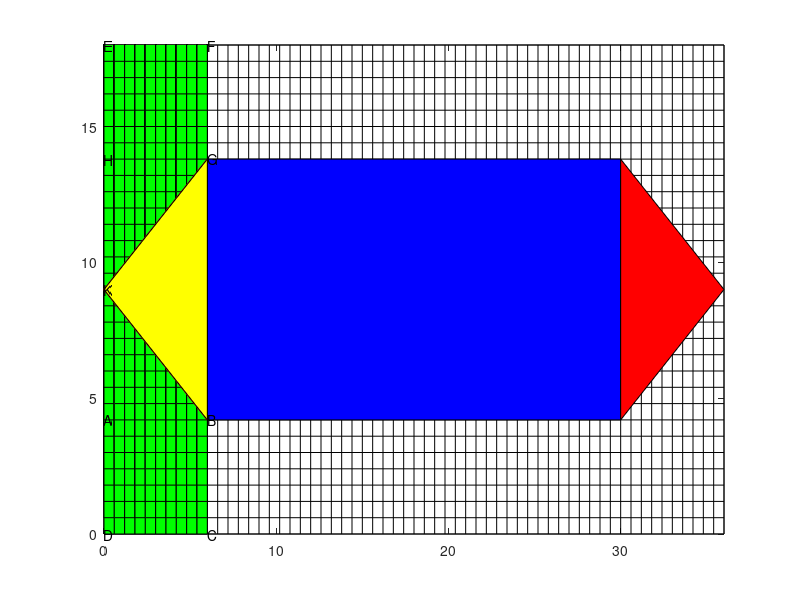

Write MATLAB code to recreate this figure.
%mcm2019_bottlenecks1.m

for x=0:0.6:36
    plot([x,x],[0,18],'k');
    hold on
end
for y=0:0.6:18
    plot([0,36],[y,y],'k');
    hold on
end
xlim([0,36]);
ylim([0,18]);
fill([6,30,30,6],[4.2,4.2,18-4.2,18-4.2],'b');
n=10*30;
for i=0:9
    for j=0:29
fill([0+0.6*i,0.6+0.6*i,0.6+0.6*i,0+0.6*i],[0+0.6*j,0+0.6*j,18+0.6*j,18+0.6*j],'g');
    end
end
plot([0,6],[9,4.2],'r','LineWidth',1);
hold on
plot([0,6],[9,18-4.2],'r','LineWidth',1);
fill([0,6,6],[9,18-4.2,4.2],'y');
fill([30,36,30],[4.2,9,18-4.2],'r');
text(6,4.2,'B');
text(0,4.2,'A');
text(6,0,'C');
text(0,0,'D');
text(6,18,'F');
text(0,18,'E');
text(6,18-4.2,'G');
text(0,18-4.2,'H');
text(0,9,'K');

